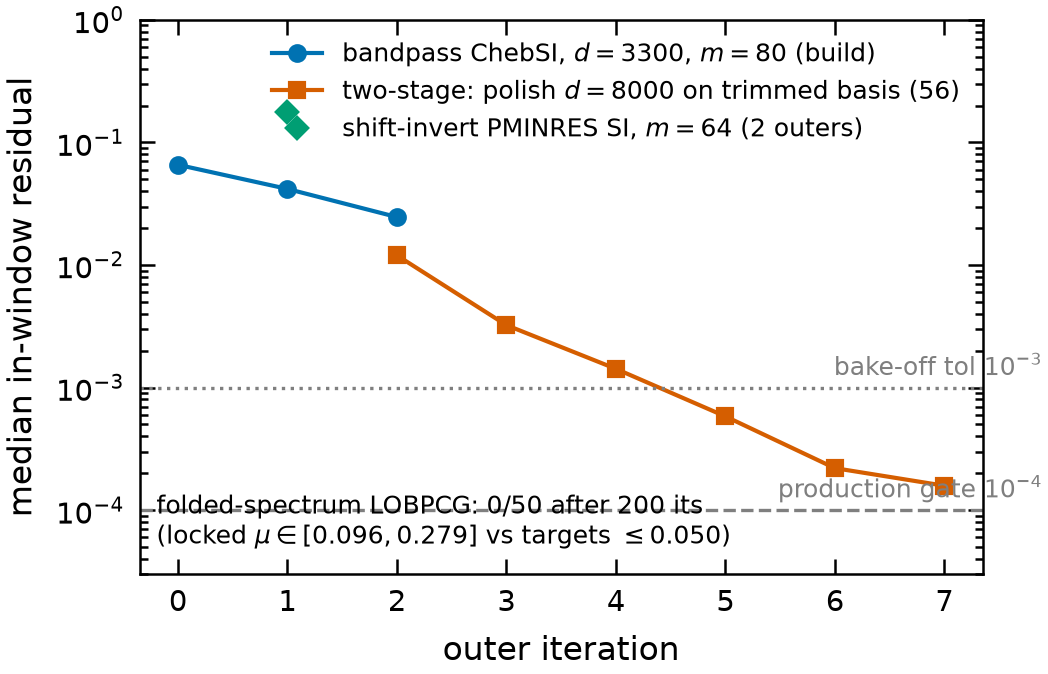
#> input picture report/figures/figS_bakeoff.png, 1048 x 674 px, given in place of band_montage_398_607_15_non_ideal_regen.png, which was not available
$ python figs_sm.py
#> lines starting #> are read from the running program, lines starting #| are printed output that depends on the picture; pictures that were not available may be replaced by others from this repository, and a replacement may not be noted
### report/scripts/common.py
"""Shared paths, constants and the numbers-ledger helper for the PRL report.

Every script in report/scripts/ imports this. CPU only (numpy / scipy /
matplotlib). Nothing here re-derives a settled constant; constants are
re-verified against files by the individual scripts (see s03_structure.py).
"""
from __future__ import annotations

import json
import sys
from pathlib import Path

import numpy as np

ROOT = Path(__file__).resolve().parents[2]          # repo root
REPORT = ROOT / "report"
NUMBERS_DIR = REPORT / "numbers"
FIG = REPORT / "figures"
TAB = REPORT / "tables"
RES = ROOT / "results"
PROD_N1K = RES / "prod_N1000_G128"                   # N=1000 elliptical production run (611 bands)
STRUCT_N1K = Path("/home/francisco/Documents/Create LSU Structures  - Claude/"
                  "Example/N1000_lsu_example_ends.txt")
STRUCT_N10K = ROOT / "Structures" / "20260701_N10000_lsu_generated.txt"

# make the repo importable (eigenfns.structure / eigenfns.localization are
# numpy-only modules; eigenfns.operator needs JAX and is never imported here)
sys.path.insert(0, str(ROOT))

# ---- settled constants (re-verified from files by s03_structure.py) --------
D0_UM = 0.8
L_N1K = 11.44
L_N10K = (10000 / 1000) ** (1 / 3) * L_N1K          # 24.6467 um
N_IDX_ELL = 2.9275                                    # elliptical decoration
EPS_ELL = N_IDX_ELL ** 2                              # 8.5703
R_ELL, ASPECT_ELL = 0.2252, 2.5
N_IDX_CIRC = 2.9                                      # circular decoration
EPS_CIRC = N_IDX_CIRC ** 2                            # 8.41
R_CIRC, ASPECT_CIRC = 0.331836, 1.0
A_NORM_N1K = L_N1K / 5.0                              # a = 2.288 um (docs/REPORT_N1000.md)

# KPM 10%-criterion nominal gap bracket of the N=10k structure (REPORT_N10K)
GAP_LO_10K, GAP_HI_10K = 1.864, 1.996


def nu_from_lam(lam, a=A_NORM_N1K):
    """nu = omega a / (2 pi c) = sqrt(lam) a / (2 pi) for lam=(omega/c)^2."""
    return np.sqrt(np.asarray(lam, float)) * a / (2 * np.pi)


# [4 lines left out: function rel_gap, not called in this run]


class Ledger:
    """Collects {key: {value, unit, source_file, script, notes}} entries."""

    def __init__(self, script: str):
        self.script = script
        self.d: dict[str, dict] = {}

    def add(self, key, value, unit, source_file, notes=""):
        if isinstance(value, (np.floating, np.integer)):
            value = value.item()
        if isinstance(value, np.ndarray):
            value = value.tolist()
        self.d[key] = {"value": value, "unit": unit,
                       "source_file": str(source_file), "script": self.script,
                       "notes": notes}
        return value

    # [15 lines left out: functions save, rel, not called in this run]


def load_json(p):
    with open(p) as f:
        return json.load(f)

### report/scripts/figs_sm.py
#!/usr/bin/env python
"""Supplemental Material figures (all from saved data, CPU):
  figS_montage_n1k_ell       full 210-tile N=1000 elliptical montage (regenerated, downscaled)
  figS_montage_sbs           original cluster montage vs our regeneration (PROD_N1K side-by-side)
  figS_montage_n10k          133-tile N=10^4 gap-edge montage
  figS_montage_n1k_circ      210-tile N=1000 circular montage
  figS_seam                  outer-shell energy fraction per mode (N=10^4 and both N=1000 windows)
  figS_bakeoff               median in-window residual vs outer iteration for the bake-off arms
  figS_residuals_rayleigh    residual histograms per slice + Delta lambda/lambda vs ||x||^2-1
  figS_dos_full              full-bandwidth KPM DOS, both structures, with the gap regions
  figS_levelstats            P(r) and P(s) for N=1000 (611) and N=10^4 outside / in-gap, with Poisson/GOE
  figS_crossgrid             I6: Delta omega/omega and overlap per state, 192^3 vs 256^3
  figS_periodic              seam test: overlap matrix montage in-gap states x periodic states
  figS_fitrange              xi(r_hi=0.60) vs xi(r_hi=0.95)
  figS_g5                    N=1000 omega(G) for the six G5 bands
  figS_kpm_validation        N=1000 KPM counting function vs the exact spectrum
  figS_sliding_r_n1k         sliding <r>(lambda) for the two N=1000 spectra
"""
from __future__ import annotations

import json

import numpy as np
from PIL import Image

from common import FIG, GAP_HI_10K, GAP_LO_10K, L_N1K, L_N10K, RES, TAB, PROD_N1K, Ledger, load_json
from figstyle import BLACK, BLUE, DOUBLE, GREEN, GREY, LGREY, ORANGE, PURPLE, SINGLE, SKY, VERM, panel_label, plt, save

Image.MAX_IMAGE_PIXELS = None
led = Ledger(__file__)
SRC = FIG / "src"


def downscale(path, out, width=2400):
#> called with width = 2400
    im = Image.open(path).convert("RGB")
    im = im.resize((width, int(im.height * width / im.width)), Image.LANCZOS)
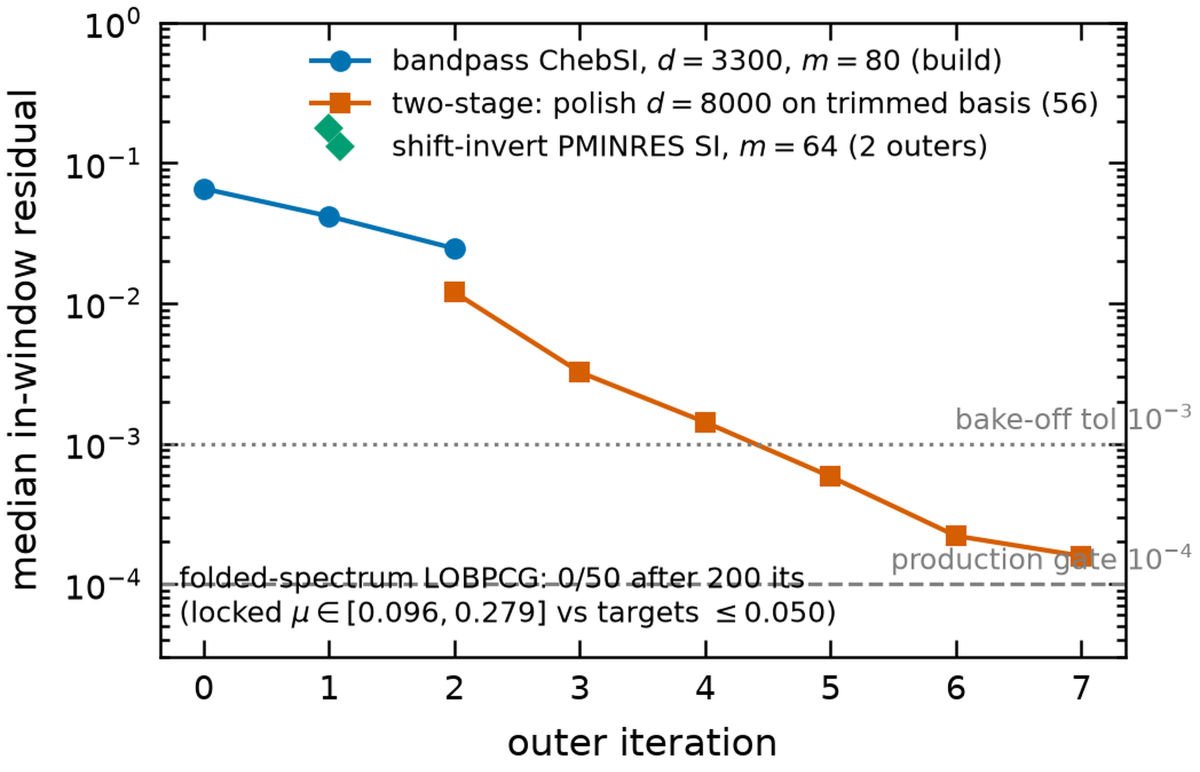
#> im: PIL image 2400x1543 RGB (shown at 1/2 size); mean R, G, B 241.9, 241.6, 241.1
    im.save(out, optimize=True)
    print("wrote", out, im.size)
#| wrote report/figures/figS_montage_n1k_ell.png (2400, 1543)
    return im.size


# ---- montages (PNG only; embedded raster) -------------------------------------
sz = downscale(PROD_N1K / "band_montage_398_607_15_non_ideal_regen.png", FIG / "figS_montage_n1k_ell.png")
#> sz = (2400, 1543)
led.add("figS_montage_n1k_ell_src", str(PROD_N1K / "band_montage_398_607_15_non_ideal_regen.png"), "file", "results/prod_N1000_G128", f"downscaled to {sz}")
sz = downscale(PROD_N1K / "montage_side_by_side.png", FIG / "figS_montage_sbs.png", width=1800)
#> call 2 of downscale, with width = 1800
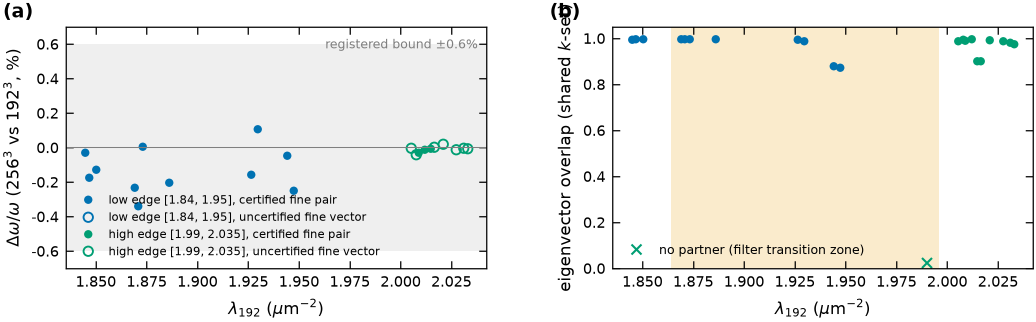
#> input picture report/figures/figS_crossgrid.png, 2072 x 643 px, given in place of montage_side_by_side.png, which was not available (shown at 1/2 size)
#> in downscale (call 2), `im = im.resize((width, int(im.height * width / im.width)), Image.LANCZ..`:
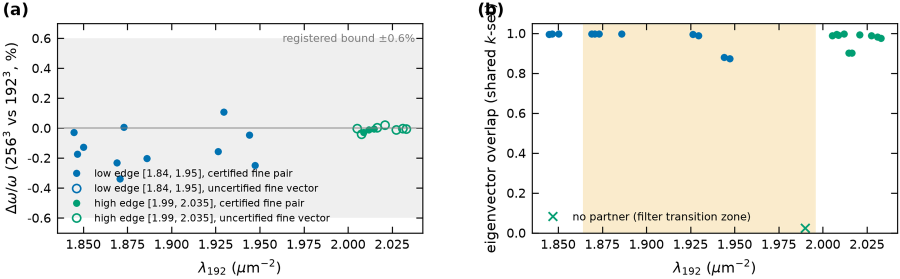
#> im: PIL image 1800x558 RGB (shown at 1/2 size); mean R, G, B 238.7, 236.7, 230.9
#| wrote report/figures/figS_montage_sbs.png (1800, 558)
#> sz = (1800, 558)
led.add("figS_montage_sbs_src", str(PROD_N1K / "montage_side_by_side.png"), "file", "results/prod_N1000_G128", f"downscaled to {sz}")
sz = downscale(RES / "n10k_G192_window" / "band_montage_n10k_gapedge_15.png", FIG / "figS_montage_n10k.png")
#> call 3 of downscale, with width = 2400
#> in downscale (call 3), `im = im.resize((width, int(im.height * width / im.width)), Image.LANCZ..`:
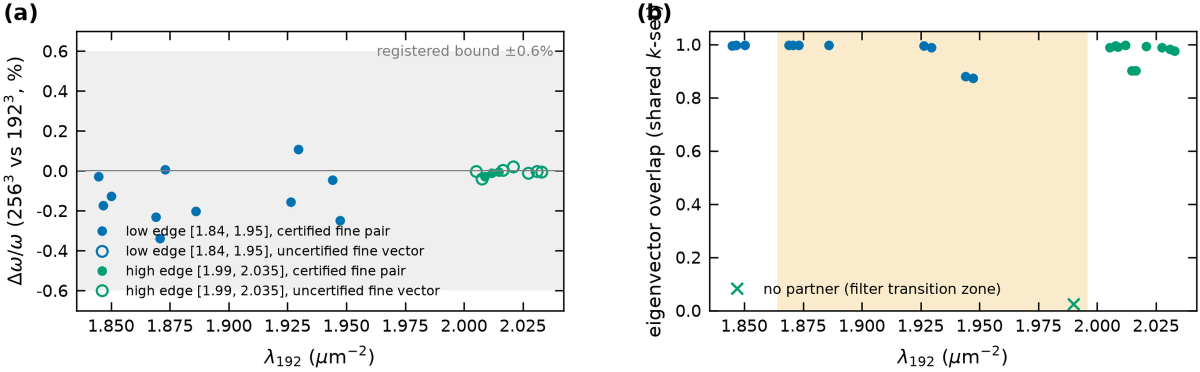
#> im: PIL image 2400x744 RGB (shown at 1/2 size); mean R, G, B 238.6, 236.7, 230.9
#| wrote report/figures/figS_montage_n10k.png (2400, 744)
#> sz = (2400, 744)
sz = downscale(RES / "i4_n1000_circ_G128" / "band_montage_398_607_15_non_ideal_regen.png", FIG / "figS_montage_n1k_circ.png")
#> (the run stopped early here; a loop or call above may not have finished)
